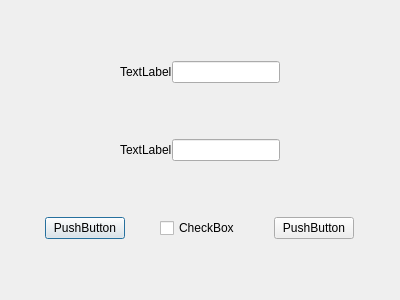
<?xml version="1.0" encoding="UTF-8"?>
<ui version="4.0">
 <class>LoginWnd</class>
 <widget class="QDialog" name="LoginWnd">
  <property name="geometry">
   <rect>
    <x>0</x>
    <y>0</y>
    <width>400</width>
    <height>300</height>
   </rect>
  </property>
  <property name="windowTitle">
   <string>Dialog</string>
  </property>
  <layout class="QGridLayout" name="gridLayout">
   <item row="0" column="0">
    <layout class="QHBoxLayout" name="horizontalLayout_2">
     <property name="spacing">
      <number>0</number>
     </property>
     <item>
      <spacer name="horizontalSpacer_4">
       <property name="orientation">
        <enum>Qt::Horizontal</enum>
       </property>
       <property name="sizeType">
        <enum>QSizePolicy::Expanding</enum>
       </property>
       <property name="sizeHint" stdset="0">
        <size>
         <width>40</width>
         <height>20</height>
        </size>
       </property>
      </spacer>
     </item>
     <item>
      <widget class="QLabel" name="userNameLabel">
       <property name="sizePolicy">
        <sizepolicy hsizetype="Fixed" vsizetype="Fixed">
         <horstretch>0</horstretch>
         <verstretch>0</verstretch>
        </sizepolicy>
       </property>
       <property name="text">
        <string>TextLabel</string>
       </property>
      </widget>
     </item>
     <item>
      <widget class="QLineEdit" name="userNameEdit">
       <property name="sizePolicy">
        <sizepolicy hsizetype="Fixed" vsizetype="Fixed">
         <horstretch>0</horstretch>
         <verstretch>0</verstretch>
        </sizepolicy>
       </property>
       <property name="clearButtonEnabled">
        <bool>true</bool>
       </property>
      </widget>
     </item>
     <item>
      <spacer name="horizontalSpacer_5">
       <property name="orientation">
        <enum>Qt::Horizontal</enum>
       </property>
       <property name="sizeType">
        <enum>QSizePolicy::Expanding</enum>
       </property>
       <property name="sizeHint" stdset="0">
        <size>
         <width>40</width>
         <height>20</height>
        </size>
       </property>
      </spacer>
     </item>
    </layout>
   </item>
   <item row="1" column="0">
    <layout class="QHBoxLayout" name="horizontalLayout_3">
     <property name="spacing">
      <number>0</number>
     </property>
     <item>
      <spacer name="horizontalSpacer_6">
       <property name="orientation">
        <enum>Qt::Horizontal</enum>
       </property>
       <property name="sizeType">
        <enum>QSizePolicy::Expanding</enum>
       </property>
       <property name="sizeHint" stdset="0">
        <size>
         <width>40</width>
         <height>20</height>
        </size>
       </property>
      </spacer>
     </item>
     <item>
      <widget class="QLabel" name="passwordLabel">
       <property name="sizePolicy">
        <sizepolicy hsizetype="Fixed" vsizetype="Fixed">
         <horstretch>0</horstretch>
         <verstretch>0</verstretch>
        </sizepolicy>
       </property>
       <property name="text">
        <string>TextLabel</string>
       </property>
      </widget>
     </item>
     <item>
      <widget class="QLineEdit" name="passwordEdit">
       <property name="sizePolicy">
        <sizepolicy hsizetype="Fixed" vsizetype="Fixed">
         <horstretch>0</horstretch>
         <verstretch>0</verstretch>
        </sizepolicy>
       </property>
       <property name="echoMode">
        <enum>QLineEdit::Password</enum>
       </property>
       <property name="clearButtonEnabled">
        <bool>true</bool>
       </property>
      </widget>
     </item>
     <item>
      <spacer name="horizontalSpacer_7">
       <property name="orientation">
        <enum>Qt::Horizontal</enum>
       </property>
       <property name="sizeType">
        <enum>QSizePolicy::Expanding</enum>
       </property>
       <property name="sizeHint" stdset="0">
        <size>
         <width>40</width>
         <height>20</height>
        </size>
       </property>
      </spacer>
     </item>
    </layout>
   </item>
   <item row="2" column="0">
    <layout class="QHBoxLayout" name="horizontalLayout">
     <property name="spacing">
      <number>0</number>
     </property>
     <item>
      <spacer name="horizontalSpacer_3">
       <property name="orientation">
        <enum>Qt::Horizontal</enum>
       </property>
       <property name="sizeHint" stdset="0">
        <size>
         <width>40</width>
         <height>20</height>
        </size>
       </property>
      </spacer>
     </item>
     <item>
      <widget class="QPushButton" name="loginInBtn">
       <property name="text">
        <string>PushButton</string>
       </property>
      </widget>
     </item>
     <item>
      <spacer name="horizontalSpacer_8">
       <property name="orientation">
        <enum>Qt::Horizontal</enum>
       </property>
       <property name="sizeHint" stdset="0">
        <size>
         <width>40</width>
         <height>20</height>
        </size>
       </property>
      </spacer>
     </item>
     <item>
      <widget class="QCheckBox" name="rememberMe">
       <property name="text">
        <string>CheckBox</string>
       </property>
      </widget>
     </item>
     <item>
      <spacer name="horizontalSpacer">
       <property name="orientation">
        <enum>Qt::Horizontal</enum>
       </property>
       <property name="sizeHint" stdset="0">
        <size>
         <width>40</width>
         <height>20</height>
        </size>
       </property>
      </spacer>
     </item>
     <item>
      <widget class="QPushButton" name="signUpBtn">
       <property name="text">
        <string>PushButton</string>
       </property>
      </widget>
     </item>
     <item>
      <spacer name="horizontalSpacer_2">
       <property name="orientation">
        <enum>Qt::Horizontal</enum>
       </property>
       <property name="sizeHint" stdset="0">
        <size>
         <width>40</width>
         <height>20</height>
        </size>
       </property>
      </spacer>
     </item>
    </layout>
   </item>
  </layout>
 </widget>
 <resources/>
 <connections/>
</ui>
